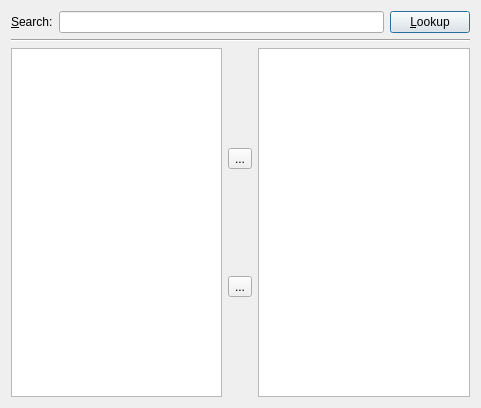
<ui version="4.0" >
 <class>FindShows</class>
 <widget class="QWidget" name="FindShows" >
  <property name="geometry" >
   <rect>
    <x>0</x>
    <y>0</y>
    <width>481</width>
    <height>408</height>
   </rect>
  </property>
  <property name="windowTitle" >
   <string>Form</string>
  </property>
  <layout class="QGridLayout" name="gridLayout" >
   <item row="0" column="0" >
    <layout class="QHBoxLayout" name="horizontalLayout_2" >
     <item>
      <widget class="QLabel" name="lblSearch" >
       <property name="text" >
        <string>&amp;Search:</string>
       </property>
       <property name="buddy" >
        <cstring>leSearch</cstring>
       </property>
      </widget>
     </item>
     <item>
      <widget class="QLineEdit" name="leSearch" />
     </item>
     <item>
      <widget class="QPushButton" name="btnLookup" >
       <property name="text" >
        <string>&amp;Lookup</string>
       </property>
       <property name="autoDefault" >
        <bool>true</bool>
       </property>
       <property name="default" >
        <bool>true</bool>
       </property>
       <property name="flat" >
        <bool>false</bool>
       </property>
      </widget>
     </item>
    </layout>
   </item>
   <item row="1" column="0" >
    <widget class="Line" name="line" >
     <property name="orientation" >
      <enum>Qt::Horizontal</enum>
     </property>
    </widget>
   </item>
   <item row="2" column="0" >
    <layout class="QHBoxLayout" name="horizontalLayout" >
     <item>
      <widget class="QListView" name="listView" />
     </item>
     <item>
      <layout class="QVBoxLayout" name="verticalLayout" >
       <item>
        <spacer name="verticalSpacer" >
         <property name="orientation" >
          <enum>Qt::Vertical</enum>
         </property>
         <property name="sizeHint" stdset="0" >
          <size>
           <width>20</width>
           <height>40</height>
          </size>
         </property>
        </spacer>
       </item>
       <item>
        <widget class="QToolButton" name="toolButton" >
         <property name="text" >
          <string>...</string>
         </property>
        </widget>
       </item>
       <item>
        <spacer name="verticalSpacer_2" >
         <property name="orientation" >
          <enum>Qt::Vertical</enum>
         </property>
         <property name="sizeHint" stdset="0" >
          <size>
           <width>20</width>
           <height>40</height>
          </size>
         </property>
        </spacer>
       </item>
       <item>
        <widget class="QToolButton" name="toolButton_2" >
         <property name="text" >
          <string>...</string>
         </property>
        </widget>
       </item>
       <item>
        <spacer name="verticalSpacer_3" >
         <property name="orientation" >
          <enum>Qt::Vertical</enum>
         </property>
         <property name="sizeHint" stdset="0" >
          <size>
           <width>20</width>
           <height>40</height>
          </size>
         </property>
        </spacer>
       </item>
      </layout>
     </item>
     <item>
      <widget class="QListView" name="listView_2" />
     </item>
    </layout>
   </item>
  </layout>
 </widget>
 <resources/>
 <connections/>
</ui>
